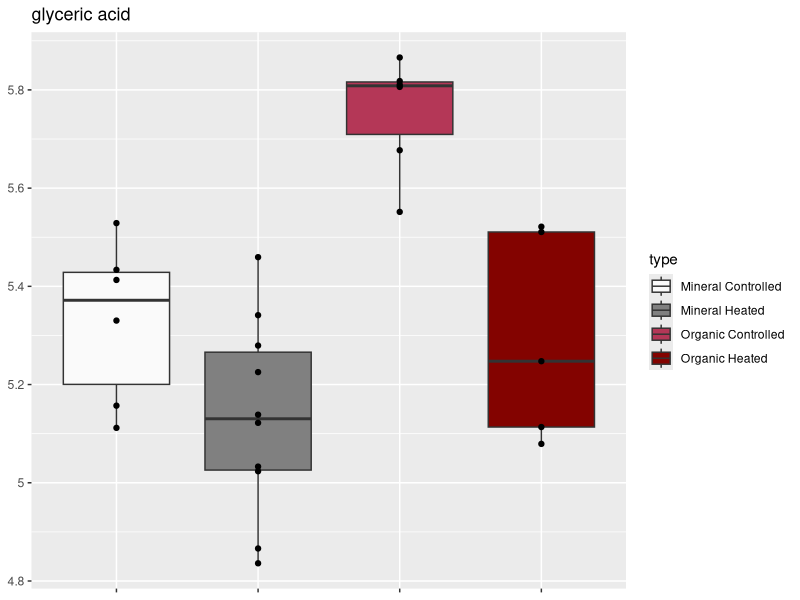
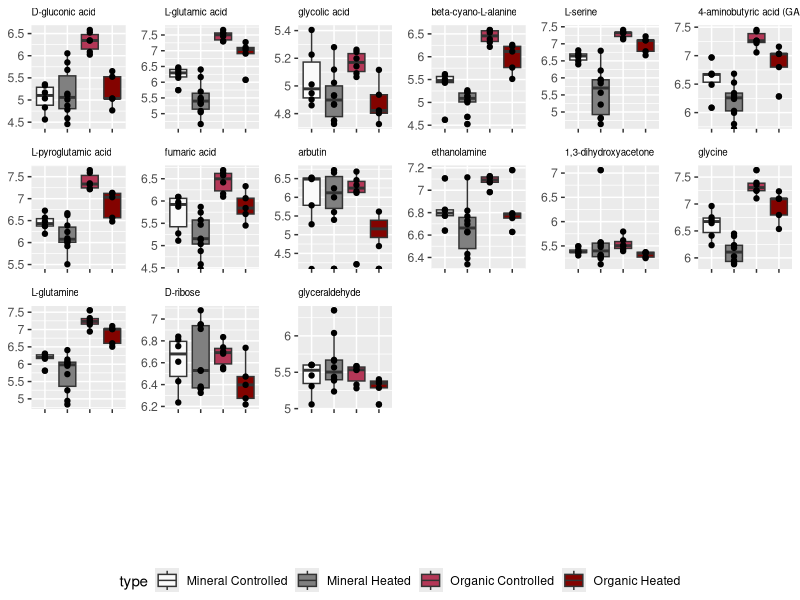
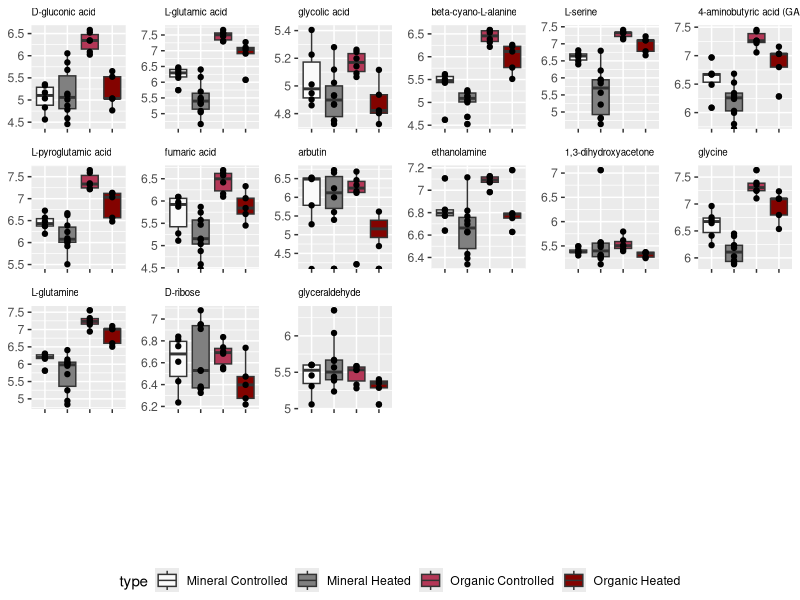
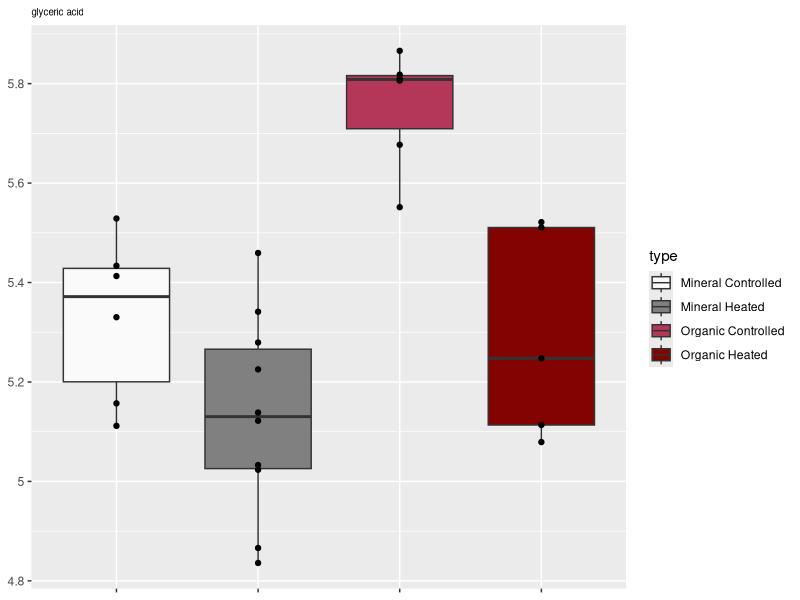
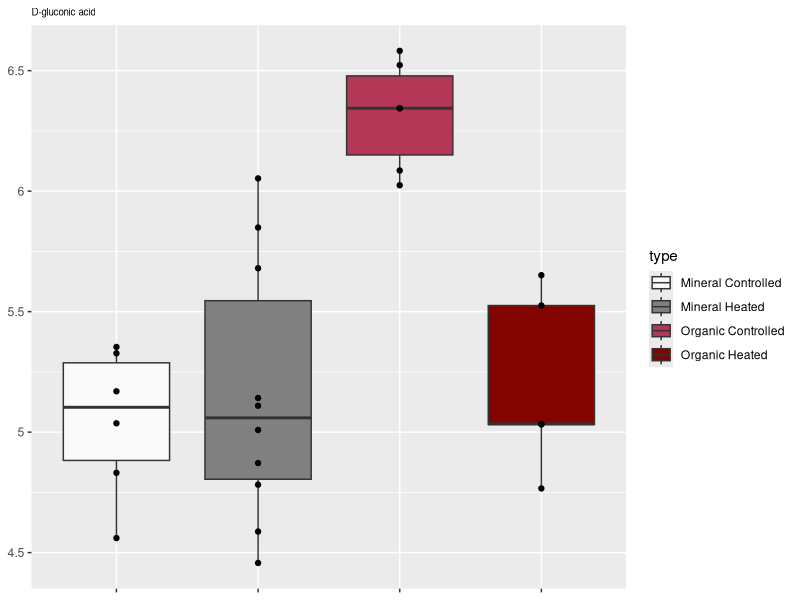
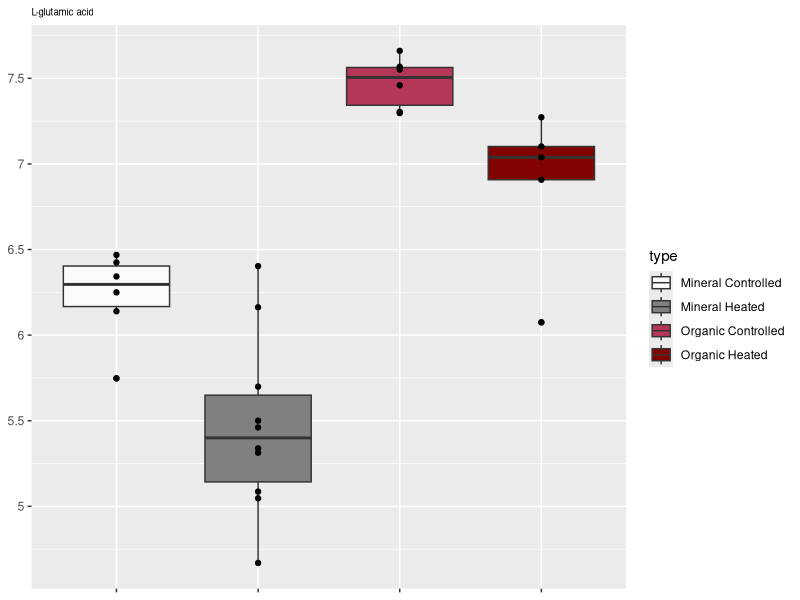
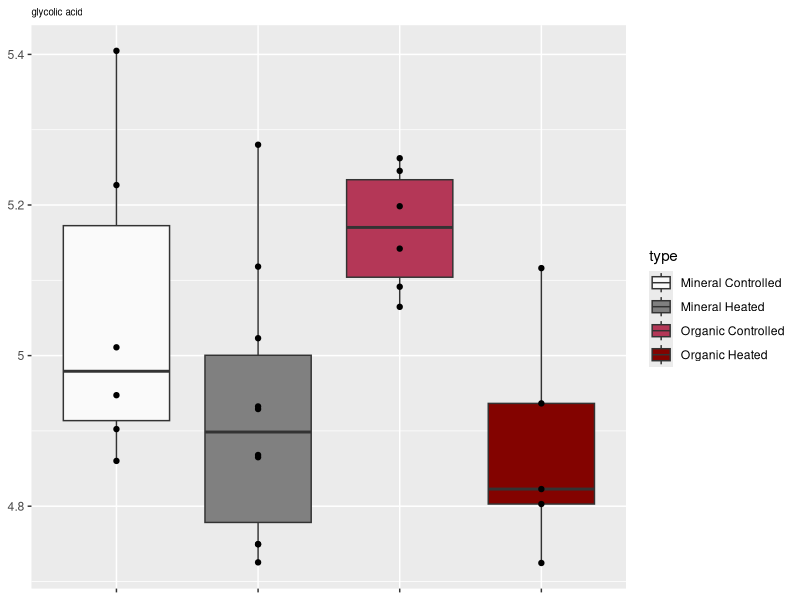
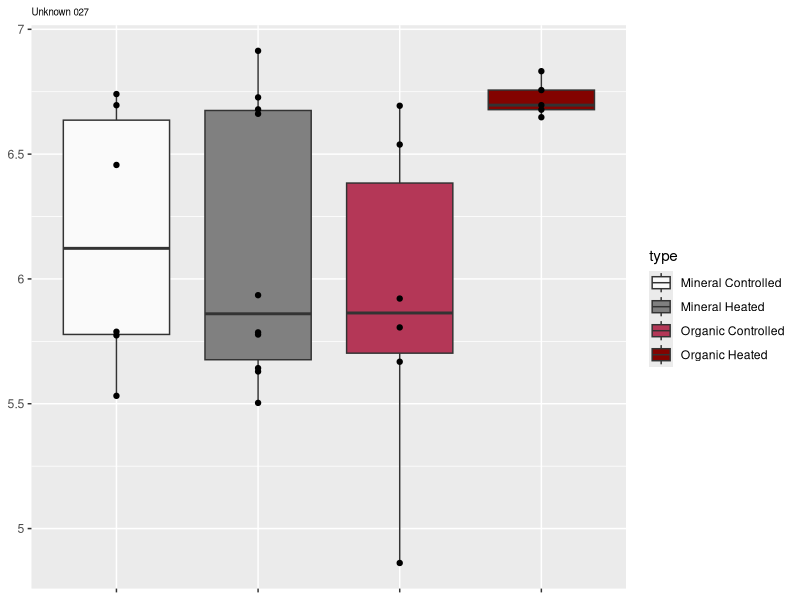

The R script that drew these images, in order:
## ---- chunk 1
knitr::opts_chunk$set(echo = TRUE)
## ---- chunk 2
library(tidyverse)
library(ggplot2)
library(scales)
data <- as.data.frame(read.csv("EMSL_PNNL.csv"), header=TRUE)
new_data <- data[c(36,17,47,39,110,12,103,55,7,124,54,181,27,138,10,141,87,118,209,26,132,1,38,48,125,23,123,35,90,6,63),]
rownames(new_data) <- 1:nrow(new_data)
## ---- chunk 3
plot_list = list()
for (i in 1:31) {
  data_i <- new_data[i,]
  data_i_w <- data_i %>% gather("M_C_4_AB",	"M_C_7_AB",	"M_C_12_AB",	"M_C_14_AB",	"M_C_19_AB",	"M_C_30_AB",	"M_H_2_AB",	"M_H_2B",	"M_H_4_AB",	"M_H_11_AB",	"M_H_17_AB",	"M_H_26_AB",	"M_H_28_AB",	"M_H_30_AB",	"M_H_32_AB",	"M_H_34_AB",	"O_C_4_AB",	"O_C_12_AB",	"O_C_14_AB",	"O_C_19_AB",	"O_C_27_AB",	"O_C_34_AB",	"O_H_2_AB",	"O_H_4_AB",	"O_H_11_AB",	"O_H_17_AB",	"O_H_32_AB", key="type", value="frequencies")
  data_i_w$type <- c("Mineral Controlled", "Mineral Controlled", "Mineral Controlled", "Mineral Controlled", "Mineral Controlled", "Mineral Controlled", "Mineral Heated", "Mineral Heated", "Mineral Heated", "Mineral Heated", "Mineral Heated", "Mineral Heated", "Mineral Heated", "Mineral Heated", "Mineral Heated", "Mineral Heated", "Organic Controlled", "Organic Controlled", "Organic Controlled", "Organic Controlled", "Organic Controlled", "Organic Controlled", "Organic Heated", "Organic Heated", "Organic Heated", "Organic Heated", "Organic Heated")
 p = ggplot(data_i_w, aes(x=type, y=frequencies, fill=type, show.legend=FALSE)) +
        geom_boxplot() +
        scale_fill_manual(values=c("#FAFAFA", "#808080","#B43757", "#830300")) +
        scale_alpha(range=c(.1, .1, .2, 1.)) +
        geom_point(show.legend = FALSE) +
        labs(title=new_data[i,1]) +
        theme(plot.title = element_text(size=7)) +
        theme(axis.title.x=element_blank(),
        axis.text.x=element_blank(), 
        axis.title.y=element_blank()) +
        scale_y_log10(breaks = trans_breaks("log10", function(x) 10^x),
              labels = trans_format("log10", math_format(.x)))
  plot_list[[i]] = p
}
## ---- chunk 4
pdf("organic_metabolites_plots.pdf")
for (i in 1:31) {
      print(i)
      print(plot_list[[i]])
}
dev.off()
## ---- chunk 5
p1 <- plot_list[[1]]  ### glyceric acid
p1 + theme(plot.title = element_text(size=13))
p2 <- plot_list[[2]]  ### D-glucagonic acid
p3 <- plot_list[[3]]  ### L-glutamic acid
p4 <- plot_list[[4]]  ### glycolic acid
p6 <- plot_list[[6]]  ### beta-cyano-L-alanine 
p8 <- plot_list[[8]]  ### L-serine
p9 <- plot_list[[9]]  ### GABA 1 ROW REMOVED
p11 <- plot_list[[11]] ### L-pyroglutamic acid
p13 <- plot_list[[13]] ## fumaric acid 1 REMOVED ROW
p15 <- plot_list[[15]] ### arbutin 8 ROWS REMOVED
p20 <- plot_list[[20]] ### ethanolamine
p22 <- plot_list[[22]] ### 1,3-dihydroxyacetone
p23 <- plot_list[[23]] ### glycine
p24 <- plot_list[[24]] ### L-glutamine
p26 <- plot_list[[26]] ### D-ribose
p28 <- plot_list[[28]] ### glyceraldehyde
p30 <- plot_list[[30]] ### 3-hydroxybutyric acid
p31 <- plot_list[[31]] ### melezitose
## ---- chunk 6
library(gridExtra)
library(grid)


grid_arrange_shared_legend <- function(..., ncol = length(list(...)), nrow = 1, position = c("bottom", "right")) {

  plots <- list(...)
  position <- match.arg(position)
  g <- ggplotGrob(plots[[1]] + theme(legend.position = position))$grobs
  legend <- g[[which(sapply(g, function(x) x$name) == "guide-box")]]
  lheight <- sum(legend$height)
  lwidth <- sum(legend$width)
  gl <- lapply(plots, function(x) x + theme(legend.position="none"))
  gl <- c(gl, ncol = ncol, nrow = nrow)

  combined <- switch(position,
                     "bottom" = arrangeGrob(do.call(arrangeGrob, gl),
                                            legend,
                                            ncol = 1,
                                            heights = unit.c(unit(1, "npc") - lheight, lheight)),
                     "right" = arrangeGrob(do.call(arrangeGrob, gl),
                                           legend,
                                           ncol = 2,
                                           widths = unit.c(unit(1, "npc") - lwidth, lwidth)))

  grid.newpage()
  grid.draw(combined)

  # return gtable invisibly
  invisible(combined)

}


plot_all <- grid_arrange_shared_legend(p2,p3,p4,p6,p8,p9,p11,p13,p15,p20,p22,p23,p24,p26, p28, ncol = 6, nrow = 4)
plot(plot_all)
